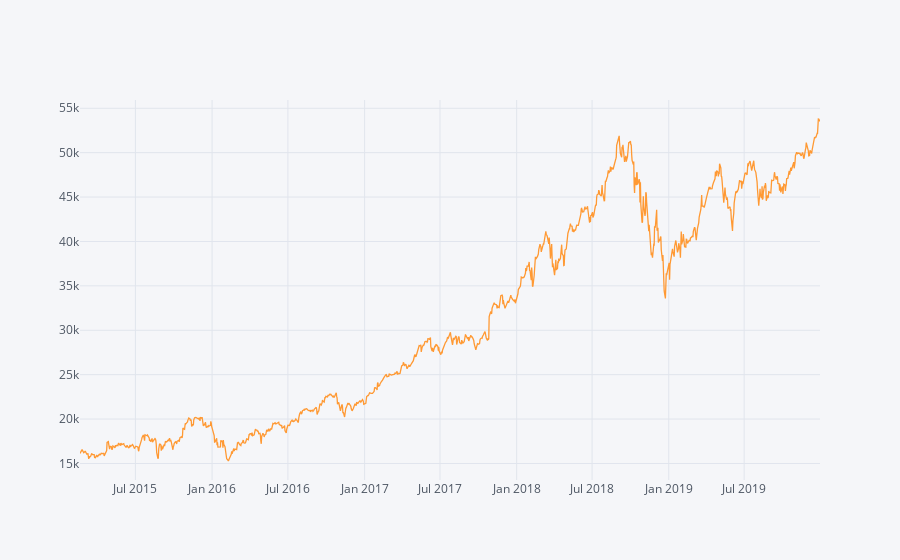
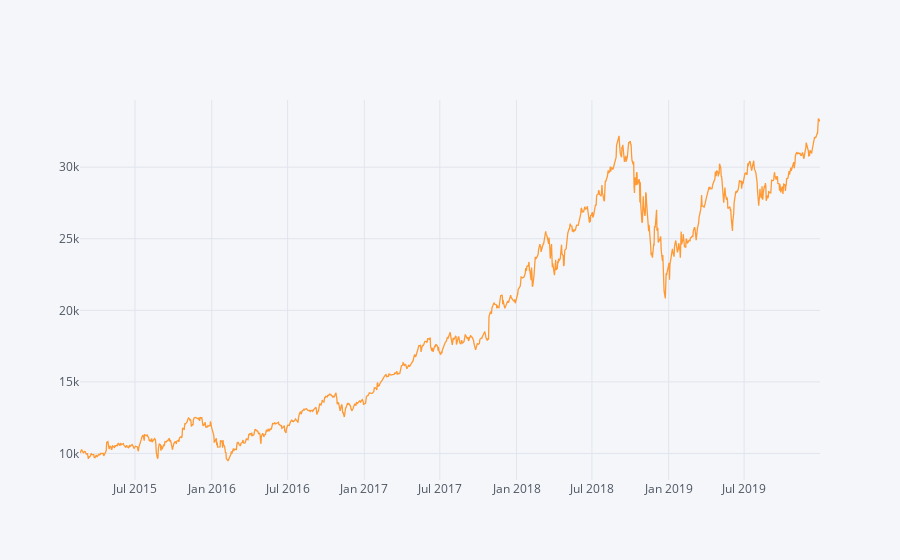

The notebook cell these images were saved under, in order:
### Code cell
absolute_return_tf = (results['Close'].iloc[-1]-capital)/capital
CAGR_tf = ((results['Close'].iloc[-1]-capital)**(365/(df.index[-1] - df.index[0]).days))-1
information_ratio_tf = (results.Close.pct_change().mean()/results.Close.pct_change().std())*((252) **0.5)

absolute_return_bh = (results.Close.iloc[-1]-results.Open.iloc[0])/results.Open.iloc[0]
CAGR_bh = ((results.Close.iloc[-1]/results.Open.iloc[0])**(252/len(df)))-1
information_ratio_bh = (results.Close.pct_change().mean()/results.Close.pct_change().std())*((252) **0.5)

s=f"""Abslute Return of Our Algorithmic Trading:{absolute_return_tf*100:.2f}%
Abslute Return of Our buy-and-hold Trading :{absolute_return_bh*100:.2f}%
CAGR of Our Algorithmic Trading: {CAGR_tf*100:.2f}%
CAGR of Our buy-and-hold Trading: {CAGR_bh*100:.2f}%
Information Ratio of Our Algorithmic Trading:{information_ratio_tf:.2f}
Information Ratio of Our buy-and-hold Trading:{information_ratio_bh:.2f}
"""

print(s)
results.Close.iplot()

((results.Close.pct_change().dropna()+1).cumprod()*capital).iplot()

### Figure 1 — Plotly figure (JSON) as saved in the notebook; plotly's stock layout.template omitted (floating-point values rounded to 4 significant figures; data arrays with more than 128 entries replaced by an {"elided": "..."} marker saying what was removed)
{"data": [{"line": {"color": "rgba(255, 153, 51, 1.0)", "dash": "solid", "shape": "linear", "width": 1.3}, "mode": "lines", "name": "Close", "text": "", "type": "scatter", "x": {"elided": "1226 str values"}, "y": {"elided": "1226 float values"}}], "layout": {"autosize": true, "legend": {"bgcolor": "#F5F6F9", "font": {"color": "#4D5663"}}, "paper_bgcolor": "#F5F6F9", "plot_bgcolor": "#F5F6F9", "title": {"font": {"color": "#4D5663"}}, "xaxis": {"autorange": true, "gridcolor": "#E1E5ED", "range": ["2015-02-18", "2019-12-30"], "showgrid": true, "tickfont": {"color": "#4D5663"}, "title": {"font": {"color": "#4D5663"}, "text": ""}, "type": "date", "zerolinecolor": "#E1E5ED"}, "yaxis": {"autorange": true, "gridcolor": "#E1E5ED", "range": [13140.0, 55930.0], "showgrid": true, "tickfont": {"color": "#4D5663"}, "title": {"font": {"color": "#4D5663"}, "text": ""}, "type": "linear", "zerolinecolor": "#E1E5ED"}}}

### Figure 2 — Plotly figure (JSON) as saved in the notebook; plotly's stock layout.template omitted (floating-point values rounded to 4 significant figures; data arrays with more than 128 entries replaced by an {"elided": "..."} marker saying what was removed)
{"data": [{"line": {"color": "rgba(255, 153, 51, 1.0)", "dash": "solid", "shape": "linear", "width": 1.3}, "mode": "lines", "name": "Close", "text": "", "type": "scatter", "x": {"elided": "1225 str values"}, "y": {"elided": "1225 float values"}}], "layout": {"autosize": true, "legend": {"bgcolor": "#F5F6F9", "font": {"color": "#4D5663"}}, "paper_bgcolor": "#F5F6F9", "plot_bgcolor": "#F5F6F9", "title": {"font": {"color": "#4D5663"}}, "xaxis": {"autorange": true, "gridcolor": "#E1E5ED", "range": ["2015-02-19", "2019-12-30"], "showgrid": true, "tickfont": {"color": "#4D5663"}, "title": {"font": {"color": "#4D5663"}, "text": ""}, "type": "date", "zerolinecolor": "#E1E5ED"}, "yaxis": {"autorange": true, "gridcolor": "#E1E5ED", "range": [8148.0, 34690.0], "showgrid": true, "tickfont": {"color": "#4D5663"}, "title": {"font": {"color": "#4D5663"}, "text": ""}, "type": "linear", "zerolinecolor": "#E1E5ED"}}}
